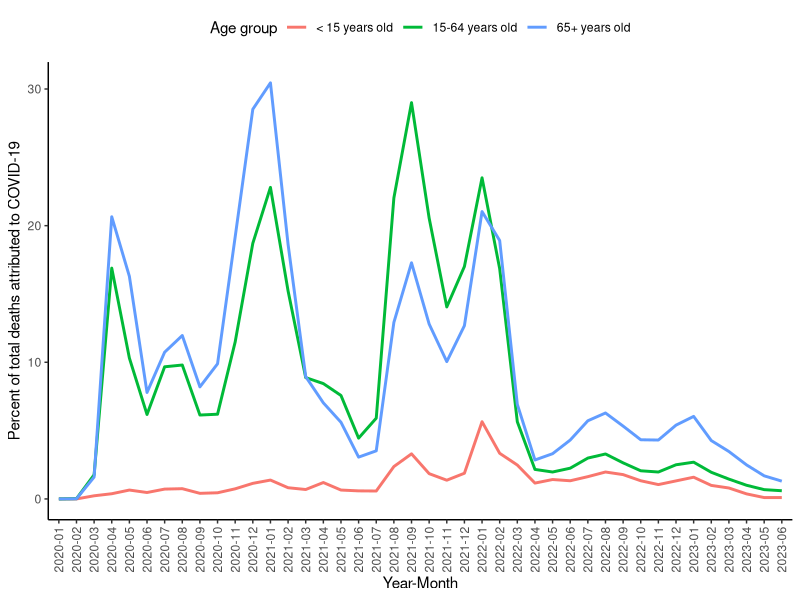

Reproduce this figure in R.
## ---- chunk 1
library(tidyverse)
library(readxl)

covid19_deaths_by_age_sex_week <- read.csv("covid19_deaths_by_age_sex_week.csv") %>%
    filter(Age.Group != "All Ages" & Sex == "All Sex") %>%
    mutate(age_groups = case_when(Age.Group %in% c("Under 1 year", "1-4 Years", "5-14 Years") ~ "< 15 years old",
                                  Age.Group %in% c("15-24 Years", "25-34 Years", "35-44 Years", "45-54 Years", "55-64 Years") ~ "15-64 years old",
                                  Age.Group %in% c("65-74 Years", "75-84 Years", "85 Years and Over") ~ "65+ years old")) %>% 
    mutate(report_date = mdy(End.Week)) %>%
    mutate(year_month = format(report_date, "%Y-%m")) %>%
    group_by(year_month, age_groups) %>%
    summarize(covid_deaths = sum(COVID.19.Deaths, na.rm = TRUE), all_deaths = sum(Total.Deaths, na.rm = TRUE)) %>%
    mutate(covid_death_pct = round((covid_deaths/all_deaths)*100, 2))
    

death_age_timeseries <- ggplot(covid19_deaths_by_age_sex_week, aes(x = year_month, y = covid_death_pct, group = age_groups, color = age_groups)) +
                           geom_line(size = 1) +
                           theme_classic() +
                           theme(axis.text.x = element_text(angle = 90, vjust = 0.5, hjust=1)) +
                           xlab("Year-Month") +
                           ylab("Percent of total deaths attributed to COVID-19") +
                           labs(color = "Age group") +
                           theme(legend.position = "top")
death_age_timeseries
